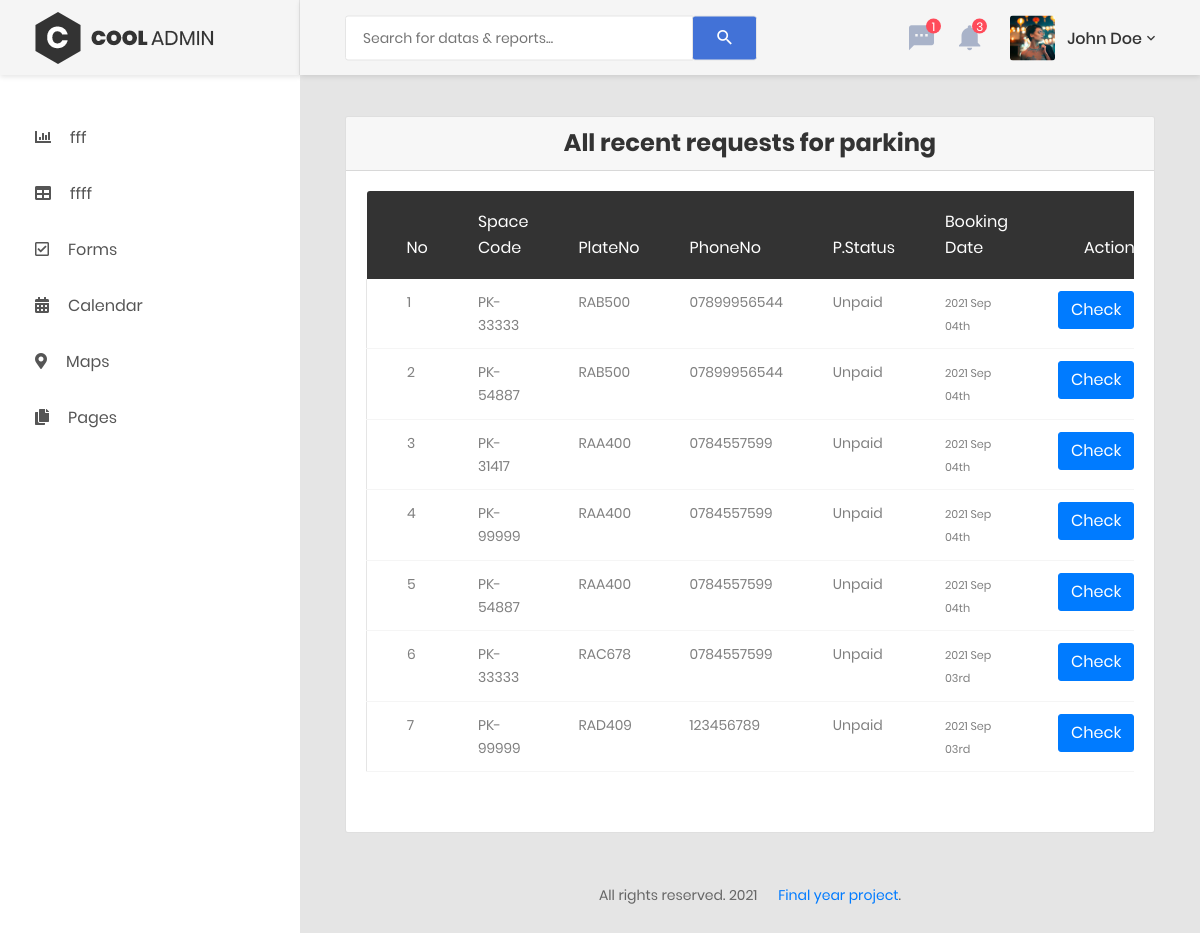
Screenshot of /index.php/parking/parkingRequests with the database file from the repository.
### tables this page shows
CREATE TABLE `booking` (
  `bk_id` int(10) NOT NULL,
  `owner_id` int(10) NOT NULL,
  `veh_id` int(10) NOT NULL,
  `space_id` int(10) NOT NULL,
  `bk_status` varchar(25) NOT NULL,
  `bk_date` timestamp NOT NULL DEFAULT current_timestamp(),
  `lv_date` timestamp NOT NULL DEFAULT current_timestamp()
);

CREATE TABLE `parking_spaces` (
  `space_id` int(10) NOT NULL,
  `space_code` varchar(10) NOT NULL,
  `space_size` varchar(25) NOT NULL,
  `space_level` varchar(25) NOT NULL COMMENT 'Price depends on this field',
  `availability` int(2) NOT NULL DEFAULT 1
);

CREATE TABLE `vehicles` (
  `veh_id` int(10) NOT NULL,
  `veh_name` varchar(100) NOT NULL,
  `veh_model` varchar(100) NOT NULL,
  `veh_size` varchar(100) NOT NULL,
  `veh_plateno` varchar(10) NOT NULL,
  `veh_owner` int(10) NOT NULL
);

CREATE TABLE `client` (
  `client_id` int(10) NOT NULL,
  `firstname` varchar(100) NOT NULL,
  `lastname` varchar(100) NOT NULL,
  `username` varchar(100) NOT NULL,
  `phone_no` varchar(20) NOT NULL,
  `email` varchar(150) NOT NULL,
  `password` varchar(100) NOT NULL,
  `address` varchar(200) NOT NULL,
  `company` varchar(150) NOT NULL DEFAULT 'None',
  `status` int(5) NOT NULL DEFAULT 1,
  `date_created` datetime NOT NULL DEFAULT current_timestamp()
);

### application/controllers/Parking.php (called while the page is built, shortened)
<?php
class Parking extends CI_Controller {
	public function __construct() {
		$this->load->library(['form_validation','session']);
		$this->load->model('ClientModel');
		$this->load->model('ParkingModel');
		$this->load->model('SlotModel');
	}
	public function parkingRequests() {
		$result['reqData']= $this->ParkingModel->getParkingRequests();
		$this->load->view('templates/header');
		$this->load->view('templates/menus');
		$this->load->view('admin/requests', @$result);
		$this->load->view('templates/footer');
		$this->load->view('templates/downow');
		$this->load->view('templates/modals');
	}
}
?>

### index.php (called while the page is built, shortened)
<?php
require_once BASEPATH.'core/CodeIgniter.php';

### application/models/ParkingModel.php (called while the page is built, shortened)
<?php
class ParkingModel extends CI_Model{
	public function getParkingRequests() {
		$sql="SELECT bk.*, sp.space_code, vh.veh_plateno, ct.firstname, ct.lastname, ct.phone_no, ct.address FROM booking bk LEFT JOIN client ct ON ct.client_id= bk.owner_id LEFT JOIN vehicles vh ON vh.veh_id = bk.veh_id LEFT JOIN parking_spaces sp ON sp.space_id=bk.space_id ORDER BY bk_id DESC ";
		$query=$this->db->query($sql);
		return $query->result();
	}
}
?>

### application/views/admin/requests.php (the view, shortened to what this page needs)
<div class="main-content">
    <div class="section__content section__content--p30">
        <div class="container-fluid">
            <div class="row m-t-0">
                <div class="col-lg-12">
                    <div class="card">
                        <div class="card-header">
                            <h3 class="text-center"><strong>All recent requests for parking</strong></h3>
                        </div>
                        <div class="card-body card-block">
                            <div class="row">
                                <div class="col-md-12">
                                    <div class="table-responsive m-b-40">
                                        <table class="table table-borderless table-data3">
                                            <thead>
                                                <tr>
                                                    <th>No</th>
                                                    <th>Space code</th>
                                                    <th>PlateNo</th>
                                                    <th>PhoneNo</th>
                                                    <th data-toggle="tooltip" data-placement="top" title="Parking payment status">P.Status</th>
                                                    <th>Booking Date</th>
                                                    <th colspan="2">Action</th>
                                                </tr>
                                            </thead>
                                            <tbody>
                                                <?php
                                                $num= 1;
                                                foreach($reqData as $hist) {
                                                ?>
                                                <tr>
                                                    <td><?php echo $num; ?></td>
                                                    <td><?php echo $hist->space_code; ?></td>
                                                    <td data-toggle="tooltip" data-placement="bottom" title="<?php echo $hist->firstname." ".$hist->lastname; ?>"><?php echo $hist->veh_plateno; ?></td>
                                                    <td><?php echo $hist->phone_no; ?></td>
                                                    <td><?php echo $hist->bk_status; ?></td>
                                                    <td>
                                                        <small>
                                                            <?php echo date("Y M dS", strtotime($hist->bk_date)); ?>
                                                        </small>
                                                    </td>
                                                    <td class="text-right"><a class="btn btn-primary" href="<?php echo base_url("parking/check/$hist->bk_id"); ?>">Check</a></td>
                                                </tr>
                                                <?php $num++; } ?>
                                            </tbody>
                                        </table>
                                    </div>
                                </div>
                            </div>
                        </div>
                    </div>
                </div>
            </div>

### rows the page displays
booking: space.space_code "PK-33333", veh.veh_plateno "RAB500", client.phone_no "07899956544", bk_status "Unpaid", bk_date "2021 Sep 04th"
booking: space.space_code "PK-54887", veh.veh_plateno "RAB500", client.phone_no "07899956544", bk_status "Unpaid", bk_date "2021 Sep 04th"
booking: space.space_code "PK-31417", veh.veh_plateno "RAA400", client.phone_no "0784557599", bk_status "Unpaid", bk_date "2021 Sep 04th"
booking: space.space_code "PK-99999", veh.veh_plateno "RAA400", client.phone_no "0784557599", bk_status "Unpaid", bk_date "2021 Sep 04th"
booking: space.space_code "PK-54887", veh.veh_plateno "RAA400", client.phone_no "0784557599", bk_status "Unpaid", bk_date "2021 Sep 04th"
booking: space.space_code "PK-33333", veh.veh_plateno "RAC678", client.phone_no "0784557599", bk_status "Unpaid", bk_date "2021 Sep 03rd"
booking: space.space_code "PK-99999", veh.veh_plateno "RAD409", client.phone_no "123456789", bk_status "Unpaid", bk_date "2021 Sep 03rd"
